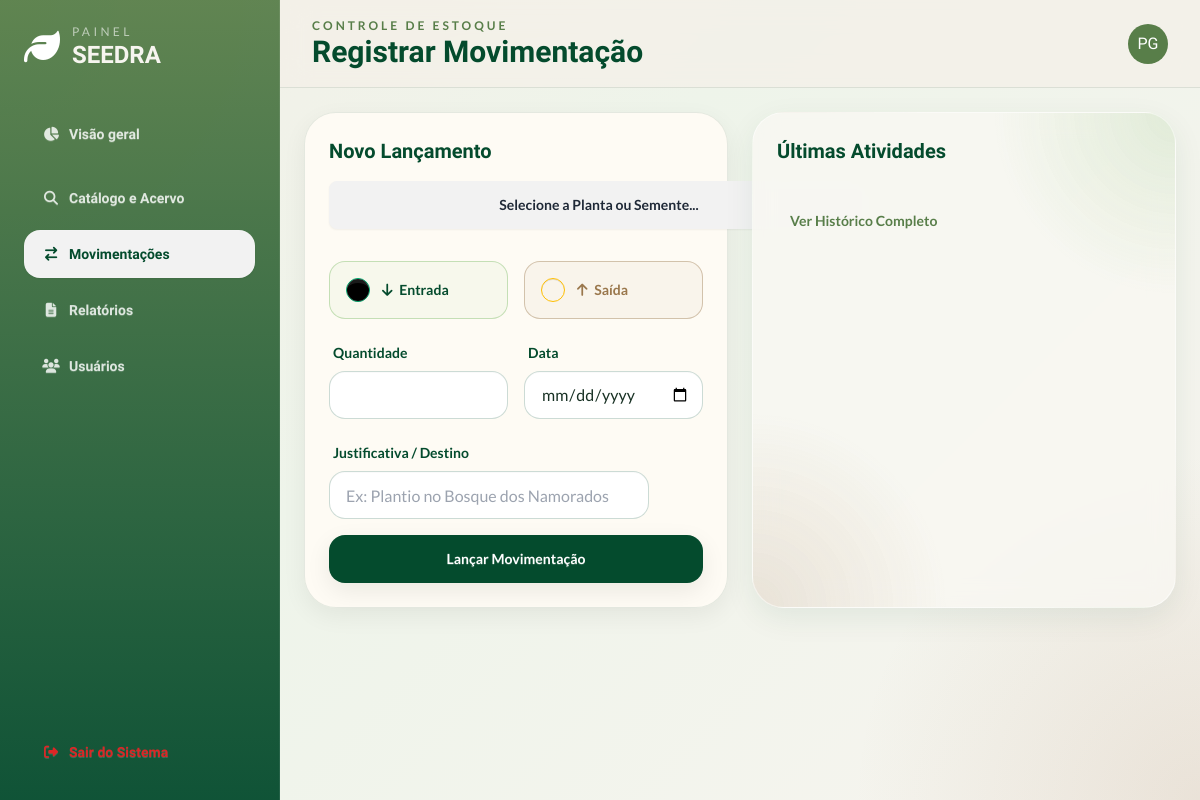
/movimentacao/ (signed in), run on an earlier commit of the app's database.
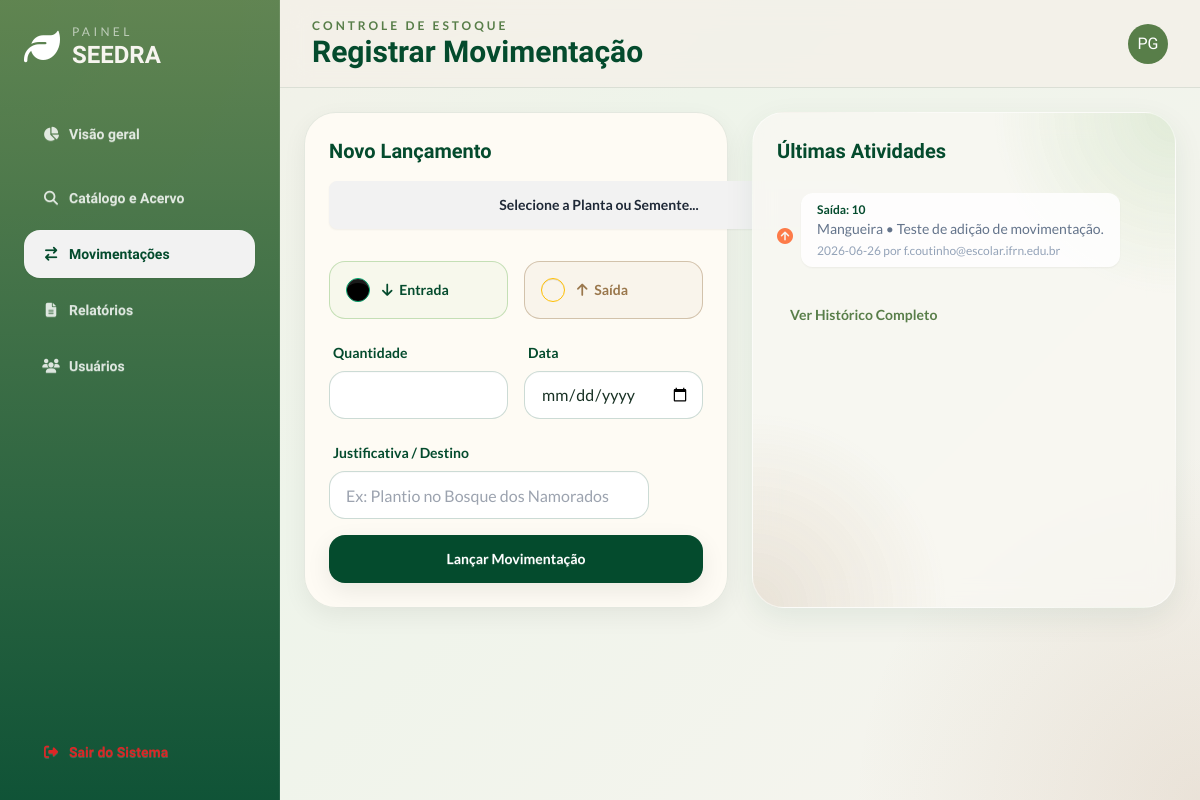
And on a later commit of the database.
### models.py (models this page shows, shortened)
class Movimentacao(db.Model):
    __tablename__='movimentacao'
    id = db.Column(db.Integer, primary_key = True)
    id_item = db.Column(db.Integer, db.ForeignKey("items.id"), nullable = False)
    data_move = db.Column(db.Date, nullable = False)
    Typ = db.Column(db.String(10), nullable = False)
    quantidade = db.Column(db.Integer, nullable = False)
    justificativa = db.Column(db.Text, nullable = False)
    operador = db.Column(db.String(40), nullable = False)
    item = db.relationship('Item', back_populates = 'movimentacoes', lazy = True)

class Item(db.Model):
    __tablename__= 'items'
    id = db.Column(db.Integer, primary_key = True)
    nome = db.Column(db.String(50), nullable = False, unique = True)
    quantidade = db.Column(db.Integer, nullable = False, default = 0)
    n_cientifico = db.Column(db.String(50), nullable = False , unique = True)
    categoria = db.Column(db.String(20), nullable = False)
    deficit_limit = db.Column(db.Integer, nullable = False, default = 0)
    obs = db.Column(db.Text)
    data_cadastro = db.Column(db.Date, nullable = False)
    movimentacoes = db.relationship('Movimentacao', back_populates = 'item', lazy = True)

### controllers/movimentacoes.py (the view, shortened to what this page needs)
@bp_movimentacao.route('/', methods = ['GET', 'POST'])
@login_required
def movimentacao():
    itens = Item.query.order_by(Item.nome).all()
    movimentacoes = Movimentacao.query.all()
    if movimentacoes:
        return render_template('movimentacao.html',itens=itens, movimentacoes=movimentacoes)
    else:
       flash("Nenhuma movimentação encontrada!")
       return render_template('movimentacao.html',itens=itens)

### controllers/login.py (called while the page is built)
def login_required(f):
  @wraps(f)
  def decorated_function(*args, **kwargs):
      if 'usuarios_id' not in session:
         flash("Faça login primeiro!", 'erro')
         return redirect(url_for('login.login'))
      return f(*args, **kwargs)
  return decorated_function

### templates/movimentacao.html (shortened to what this page needs)
{% extends 'base.html' %}
{% set page_id = 'movimentacoes'%}
{% block header_subtitle %}Controle de Estoque{% endblock %}
{% block header_title %}Registrar Movimentação{% endblock %}
{% block content %}
<div class="grid grid-cols-1 lg:grid-cols-2 gap-6">
    <div class="soft-card rounded-[2rem] p-6 self-start">
        <h3 class="text-xl font-extrabold text-seedra-leafDark mb-4">Novo Lançamento</h3>
        <form action="{{ url_for('movimentacao.movimentacao') }}" method="POST" class="space-y-4 font-lato">
            <div class="relative inline-block w-[540px]">
                <button id="btn_lista_planta" type="button" class="btn w-full">
                    <span id="span_planta">Selecione a Planta ou Semente...</span>
                </button>
            </div>
            <div class="grid grid-cols-2 gap-4 my-4">
                <label class="label cursor-pointer justify-start gap-3 p-4 rounded-2xl border border-seedra-leafLight/40 bg-seedra-leafLight/5 hover:bg-seedra-leafLight/10 transition">
                    <input type="radio" name="tipo_mov" value="Entrada" class="radio radio-success" checked/>
                    <span class="label-text font-bold text-seedra-leafDark"><i class="fa-solid fa-arrow-down mr-1"></i> Entrada</span>
                </label>
                <label class="label cursor-pointer justify-start gap-3 p-4 rounded-2xl border border-seedra-seedBrown/40 bg-seedra-seedBrown/5 hover:bg-seedra-seedBrown/10 transition">
                    <input type="radio" name="tipo_mov" value="Saída" class="radio radio-warning" />
                    <span class="label-text font-bold text-seedra-seedBrown"><i class="fa-solid fa-arrow-up mr-1"></i> Saída</span>
                </label>
            </div>
            <div class="grid grid-cols-2 gap-4">
                <div class="form-control">
                    <label class="label"><span class="label-text font-bold text-seedra-leafDark">Quantidade</span></label>
                    <input type="number" name="quantidade" class="input input-bordered rounded-2xl bg-white border-seedra-leafDark/20" required />
                </div>
                <div class="form-control">
                    <label class="label"><span class="label-text font-bold text-seedra-leafDark">Data</span></label>
                    <input type="date" name="data_move" class="input input-bordered rounded-2xl bg-white border-seedra-leafDark/20" required />
                </div>
            </div>
            <div class="form-control">
                <label class="label"><span class="label-text font-bold text-seedra-leafDark">Justificativa / Destino</span></label>
                <input type="text" name="justificativa" class="input input-bordered rounded-2xl bg-white border-seedra-leafDark/20" placeholder="Ex: Plantio no Bosque dos Namorados" required />
            </div>
            <button type="submit" class="btn btn-block rounded-2xl border-0 bg-seedra-leafDark hover:bg-seedra-leafMid text-white mt-4 shadow-card">Lançar Movimentação</button>
        </form>
    </div>
    <div class="glass-card rounded-[2rem] p-6 h-full bg-organic">
        <h3 class="text-xl font-extrabold text-seedra-leafDark mb-6">Últimas Atividades</h3>
        <ul class="timeline timeline-vertical timeline-compact font-lato">
            {% for mov in movimentacoes %}
                <li>
                    <div class="timeline-middle text-seedra-leafLight"><i class="{% if mov.Typ == 'Entrada' %}fa-solid fa-circle-check {% else %} fa-solid fa-circle-arrow-up text-[#FF4500]/70 {% endif %}"></i></div>
                    <div class="timeline-end timeline-box bg-white/80 border-0 shadow-sm rounded-xl mb-4 ml-2">
                        <span class="font-bold text-seedra-leafDark block">{{mov.Typ}}: {{mov.quantidade}}</span>
                        <span class="text-sm text-slate-500">{{mov.item.nome}} • {{mov.justificativa}}</span>
                        <p class="text-xs text-slate-400 mt-1">{{mov.data_move}} por {{mov.operador}}</p>
                    </div>
                </li>
            {% endfor %}
        </ul>
        <a href="#" class="btn btn-ghost btn-sm text-seedra-leafMid mt-4 font-lato">Ver Histórico Completo</a>
    </div>
</div>
{% endblock %}

### templates/base.html (shortened to what this page needs)
<!DOCTYPE html>
<html lang="pt-BR" data-theme="light">
<head>
  <link rel="stylesheet" href="/static/css/style.css" />
  <link href="https://cdn.jsdelivr.net/npm/daisyui@5" rel="stylesheet" type="text/css" />
  <script src="https://cdn.jsdelivr.net/npm/@tailwindcss/browser@4"></script>
  <script src="/static/js/tailwind.config.js" defer></script>
  <script src="https://cdn.tailwindcss.com"></script>
  <link href="https://cdn.jsdelivr.net/npm/daisyui@4.12.10/dist/full.min.css" rel="stylesheet" type="text/css" />
  <link rel="stylesheet" href="https://cdnjs.cloudflare.com/ajax/libs/font-awesome/6.4.0/css/all.min.css">
</head>
<body class="font-sans">
  <div class="dashboard-shell">
    <aside class="sidebar p-5 lg:p-6 flex flex-col gap-6">
      <div class="flex items-center gap-3">
        <i class="fa-solid fa-leaf text-4xl text-white"></i>
        <div>
          <p class="text-xs uppercase tracking-[0.28em] text-white/60 font-lato">Painel</p>
          <h1 class="text-2xl font-extrabold leading-tight">SEEDRA</h1>
        </div>
      </div>
      {% block nav %}
        <nav class="space-y-2 mt-4">
          <a href="{{ url_for('dashboard.dashboard') }}" class="btn btn-block justify-start  hover:bg-white/20 hover:text-white  rounded-2xl {{ 'text-seedra-leafDark border-white/10 bg-white/14' if page_id =='visao' else 'btn-ghost text-white/80 hover:bg-white/10' }}"><i class="fa-solid fa-chart-pie w-5"></i> Visão geral</a>
          <a href="{{ url_for('catalogo.catalogo') }}" class="btn btn-block justify-start  hover:bg-white/20 hover:text-white  rounded-2xl {{ 'text-seedra-leafDark border-white/10 bg-white/14' if page_id =='catalogo' else 'btn-ghost text-white/80 hover:bg-white/10' }}"><i class="fa-solid fa-magnifying-glass w-5"></i>Catálogo e Acervo</a>
          <a href="{{ url_for('movimentacao.movimentacao') }}" class="btn btn-block justify-start  hover:bg-white/20 hover:text-white  rounded-2xl {{ 'text-seedra-leafDark border-white/10 bg-white/14' if page_id =='movimentacoes' else 'btn-ghost text-white/80 hover:bg-white/10' }}"><i class="fa-solid fa-arrow-right-arrow-left w-5"></i>Movimentações</a>
          <a href="{{ url_for('relatorios.relatorios') }}" class="btn btn-block justify-start  hover:bg-white/20 hover:text-white  rounded-2xl {{ 'text-seedra-leafDark border-white/10 bg-white/14' if page_id =='relatorios' else 'btn-ghost text-white/80 hover:bg-white/10' }}"><i class="fa-solid fa-file-lines w-5"></i>Relatórios</a>
          <a href="{{ url_for('usuarios.usuarios') }}" class="btn btn-block justify-start  hover:bg-white/20 hover:text-white  rounded-2xl {{ 'text-seedra-leafDark border-white/10 bg-white/14' if page_id =='usuarios' else 'btn-ghost text-white/80 hover:bg-white/10' }}"><i class="fa-solid fa-users w-5"></i>Usuários</a>
        </nav>
      {% endblock %}
      <div class="mt-auto">
        <a href="{{ url_for('logout.logout') }}" class="btn btn-block justify-start btn-ghost text-red-600  hover:scale-110  hover:bg-transparent rounded-2xl"><i class="fa-solid fa-right-from-bracket w-5"></i> Sair do Sistema</a>
      </div>
    </aside>
    <header class="topbar px-5 lg:px-8 flex items-center justify-between gap-4">
      <div>
        <p class="text-xs uppercase tracking-[0.25em] text-seedra-leafMid font-semibold font-lato">{% block header_subtitle %}SEEDRA{% endblock %}</p>
        <h2 class="text-2xl md:text-3xl font-extrabold text-seedra-leafDark">{% block header_title %}Painel de Controle{% endblock %}</h2>
      </div>
      <div class="flex items-center gap-3">
        <div class="avatar placeholder ml-4">
          <div class="avatar bg-seedra-leafMid text-white rounded-full w-10">
            <span>PG</span>
          </div>
        </div>
      </div>
    </header>
    <main class="main">
      {% block content %}
      {% endblock %}
    </main>
  </div>
</body>
</html>

### static/css/style.css (style rules this page uses)
:root { --leaf-dark: #044b2d; --leaf-mid: #587e49; --leaf-light: #78b863; --seed-brown: #9a774c; --seed-sand: #ddd1ae; --seed-mist: #d9d6cc; --deep-forest: #001500; --stone: #888784; --cloud: #d9d9d9; --surface: rgba(249, 248, 243, 0.78); --surface-strong: rgba(255, 252, 246, 0.9); --line: rgba(4, 75, 45, 0.10); }
html, body { height: 100%; overflow: hidden; scroll-behavior: smooth; }
body { font-family: 'Balsamiq Sans', sans-serif; background: radial-gradient(circle at top left, rgba(120,184,99,0.18), transparent 20%), radial-gradient(circle at bottom right, rgba(154,119,76,0.14), transparent 24%), linear-gradient(135deg, #f4f0e8 0%, #eef4ea 40%, #f7f4ef 100%); color: #183124; }
.dashboard-shell { display: grid; grid-template-columns: 280px 1fr; grid-template-rows: 88px 1fr; height: 100dvh; }
.sidebar { grid-row: 1 / -1; overflow-y: auto; background: linear-gradient(180deg, rgba(88,126,73,0.94), rgba(4,75,45,0.95)); color: #f7f5ef; border-right: 1px solid rgba(255,255,255,0.08); }
.topbar { grid-column: 2; position: sticky; top: 0; z-index: 10; background: rgba(244, 240, 232, 0.78); backdrop-filter: blur(14px); border-bottom: 1px solid var(--line); }
.main { grid-column: 2; overflow-y: auto; padding: 1.5rem; }
.glass-card { background: var(--surface); border: 1px solid rgba(255,255,255,0.5); box-shadow: 0 10px 30px rgba(4,75,45,0.08); backdrop-filter: blur(12px); }
.soft-card { background: var(--surface-strong); border: 1px solid var(--line); box-shadow: 0 8px 24px rgba(0, 21, 0, 0.06); }

What changed in the data, as far as the page shows it:
added Movimentacao: Typ "Saída", quantidade "10", item.nome "Mangueira", justificativa "Teste de adição de movimentação.", data_move "2026-06-26", operador "f.coutinho@escolar.ifrn.edu.br"
